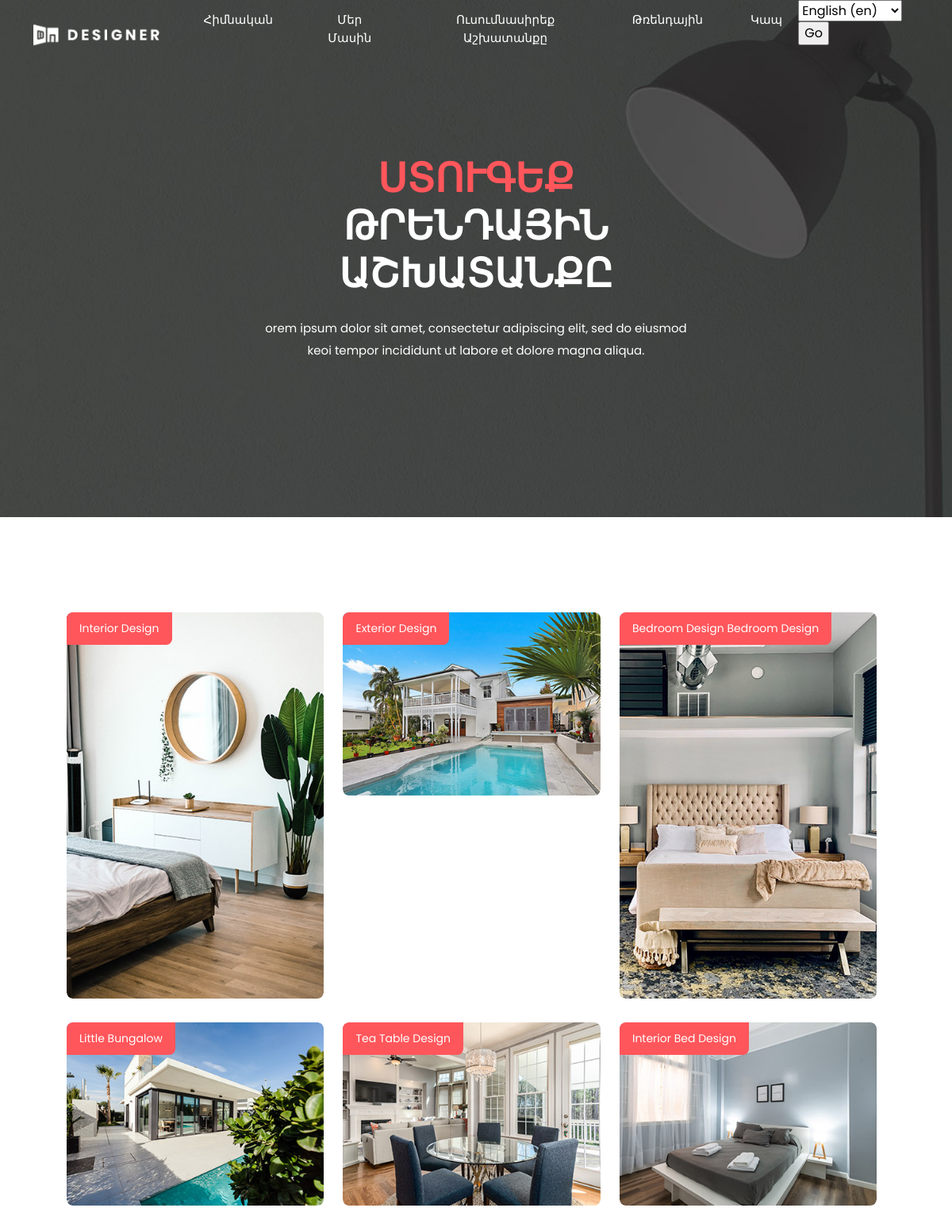
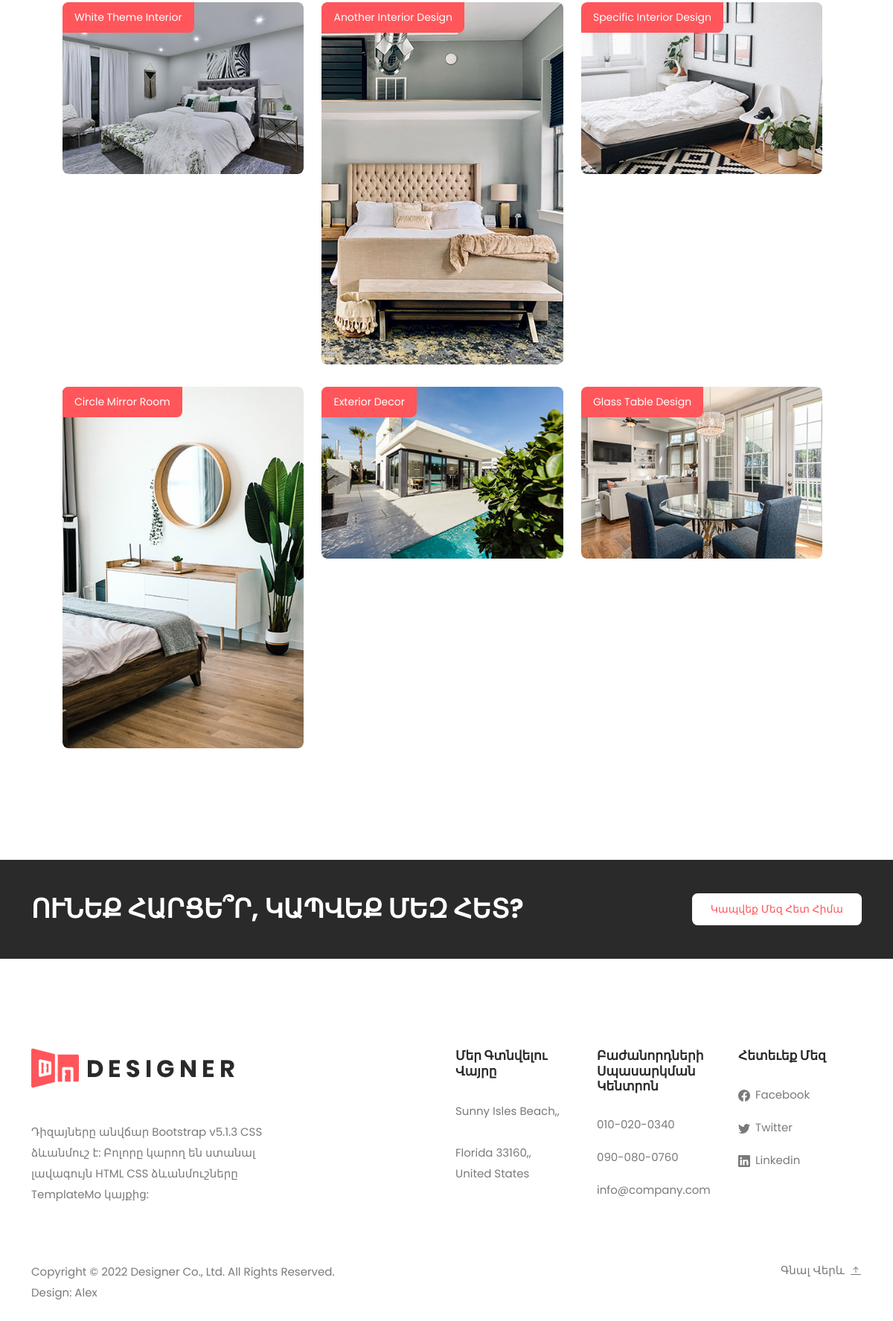
The page /trending/ on the database its author committed (2 pictures, top to bottom).
### main/models.py (models this page shows)
class Header(models.Model):
    img = models.ImageField('Header Logo Image', upload_to='images')
    path1 = models.CharField('Header Path 1', max_length=25)
    path2 = models.CharField('Header Path 2', max_length=25)
    path3 = models.CharField('Header Path 3', max_length=25)
    path4 = models.CharField('Header Path 4', max_length=25)
    path5 = models.CharField('Header Path 5', max_length=25)
    class Meta:
        verbose_name = 'Header'
        verbose_name_plural = 'Header'

class TrendingTitle(models.Model):
    title1 = models.CharField('Trending Title 1', max_length=20)
    title2 = models.CharField('Trending Title 2', max_length=20)
    text = models.TextField('Trending Text')
    class Meta:
        verbose_name = 'TrendingTitle'
        verbose_name_plural = 'TrendingTitle'

class TrendingContentList(models.Model):
    title = models.CharField('Trending Content List Title', max_length=30)
    subtitle = models.CharField('Trending Content List Subtitle', max_length=50)
    img = models.ImageField('Trending Content List Image', upload_to='images')

class TrendingLastContent(models.Model):
    title = models.CharField('Trending Last Content Title', max_length=80)
    btn_name = models.CharField('Trending Last Content Button Name', max_length=40)
    class Meta:
        verbose_name = 'TrendingLastContent'
        verbose_name_plural = 'TrendingLastContent'

class Footer(models.Model):
    img = models.ImageField('Footer Logo Image', upload_to='images')
    text = models.TextField('Footer Text')
    copyright1 = models.CharField('Footer Copyright', max_length=70)
    design = models.CharField('Footer Design', max_length=40)
    title1 = models.CharField('Footer Title 1', max_length=40)
    title2 = models.CharField('Footer Title 2', max_length=40)
    title3 = models.CharField('Footer Title 3', max_length=40)
    title4 = models.CharField('Footer Title 4', max_length=40)
    subtitle1 = models.CharField('Footer SubTitle 1', max_length=40)
    subtitle2 = models.CharField('Footer SubTitle 2', max_length=40)
    subtitle3 = models.CharField('Footer SubTitle 3', max_length=40)
    subtitle4 = models.CharField('Footer SubTitle 4', max_length=40)
    subtitle5 = models.CharField('Footer SubTitle 5', max_length=40)
    subtitle6 = models.CharField('Footer SubTitle 6', max_length=40)
    subtitle7 = models.CharField('Footer SubTitle 7', max_length=40)
    subtitle8 = models.CharField('Footer SubTitle 8', max_length=40)
    subtitle9 = models.CharField('Footer SubTitle 9', max_length=40)
    social1 = models.CharField('Footer Social 1', max_length=30)
    social2 = models.CharField('Footer Social 2', max_length=30)
    social3 = models.CharField('Footer Social 3', max_length=30)
    social_url1 = models.URLField('Footer Social URL1')
    social_url2 = models.URLField('Footer Social URL2')
    social_url3 = models.URLField('Footer Social URL3')
    placeholder = models.CharField('Footer PlaceHolder', max_length=30)
    btn_name = models.CharField('Footer Button Name', max_length=30)
    go_to_top = models.CharField('Footer Go to Top', max_length=30)
    class Meta:
        verbose_name = 'Footer'
        verbose_name_plural = 'Footer'

### main/views.py (the view)
# urls.py: path('trending/', views.trending, name='trending'),
def trending(request):
    trending_title = TrendingTitle.objects.all()[0]
    trending_content_list = TrendingContentList.objects.all()
    trending_last_content = TrendingLastContent.objects.all()[0]
    return render(request, 'main/trending.html', context={
        'header':double_content()[0],
        'home_title':double_content()[1],
        'footer':double_content()[2],
        'trending_title':trending_title,
        'trending_content_list':trending_content_list,
        'trending_last_content':trending_last_content,
    })

### main/views.py (called while the page is built)
def double_content():
    header = Header.objects.all()[0]
    home_title = HomeTitle.objects.all()[0]
    footer = Footer.objects.all()[0]
    return [header, home_title, footer]

### main/templates/main/trending.html (shortened to what this page needs)
{% extends 'main/base.html' %}
{% block body %}
    <div class="page-banner change-name">
        <div class="container">
            <div class="row">
                <div class="col-lg-6 offset-lg-3">
                    <div class="header-text">
                        <h2><em>{{ trending_title.title1 }}</em> {{ trending_title.title2 }}</h2>
                        <p>{{ trending_title.text }}</p>
                    </div>
                </div>
            </div>
        </div>
    </div>
    <section class="trending-page">
        <div class="container expanded">
            <div class="col-lg-12">
                <div class="row grid">
                    {% for i in trending_content_list %}
                        <div class="grid-item">
                            <div class="trending-item">
                                <div class="thumb">
                                    <span class="banner">{{ i.title }}</span>
                                    <img src="{{ i.img.url }}" alt="">
                                </div>
                            </div>
                        </div>
                    {% endfor %}
                </div>
            </div>
        </div>
    </section>
    <section class="call-to-action">
        <div class="container">
            <div class="row">
                <div class="col-lg-8">
                    <h2>{{trending_last_content.title  }}?</h2>
                </div>
                <div class="col-lg-4">
                    <div class="white-button">
                        <a href="{% url 'contact' %}">{{ trending_last_content.btn_name }}</a>
                    </div>
                </div>
            </div>
        </div>
    </section>
{% endblock %}

### main/templates/main/base.html (shortened to what this page needs)
{% load i18n %}
{% load static %}
<!DOCTYPE html>
<html lang="en">
  <head>
    <link href="{% static 'vendor/bootstrap/css/bootstrap.min.css' %}" rel="stylesheet">
    <link rel="stylesheet" href="{% static 'assets/css/fontawesome.css' %}">
    <link rel="stylesheet" href="{% static 'assets/css/templatemo-572-designer.css' %}">
    <link rel="stylesheet" href="{% static 'assets/css/owl.css' %}">
    <link rel="stylesheet" href="{% static 'assets/css/animate.css' %}">
    <link rel="stylesheet"href="https://unpkg.com/swiper@7/swiper-bundle.min.css"/>
  </head>
<body>
  <header id="#top">
      <nav class="main-navigation navbar navbar-expand-lg navbar-light">
          <div class="container">
            <a class="navbar-brand" href="{% url 'index' %}"><img src="{{ header.img.url }}" alt=""></a>
            <div class="collapse navbar-collapse" id="navbarNav">
              <ul class="navbar-nav">
                <li class="nav-item">
                  <a class="nav-link {% if request.path == '/en/' or request.path == '/ru/' or request.path == '/hy/' %}  active {% endif %}" href="{% url 'index' %}">{{ header.path1 }}</a>
                </li>
                <li class="nav-item">
                  <a class="nav-link {% if request.path == '/en/about/' or request.path == '/ru/about/' or request.path == '/hy/about/' %}  active {% endif %}" href="{% url 'about' %}">{{ header.path2 }}</a>
                </li>
                <li class="nav-item">
                  <a class="nav-link {% if request.path == '/en/explore/' or request.path == '/ru/explore/' or request.path == '/hy/explore/' %}  active {% endif %}" href="{% url 'explore' %}">{{ header.path3 }}</a>
                </li>
                <li class="nav-item">
                  <a class="nav-link {% if request.path == '/en/trending/' or request.path == '/ru/trending/' or request.path == '/hy/trending/' %}  active {% endif %}" href="{% url 'trending' %}">{{ header.path4 }}</a>
                </li>
                <li class="nav-item">
                  <a class="nav-link {% if request.path == '/en/contact/' or request.path == '/ru/contact/' or request.path == '/hy/contact/' %}  active {% endif %}" href="{% url 'contact' %}">{{ header.path5 }}</a>
                </li>
                <li>
                    <form action="{% url 'set_language' %}" method="post">{% csrf_token %}
                    <select name="language">
                        {% get_current_language as LANGUAGE_CODE %}
                        {% get_available_languages as LANGUAGES %}
                        {% get_language_info_list for LANGUAGES as languages %}{% for language in languages %}
                    <option value="{{ language.code }}"{% if language.code == LANGUAGE_CODE %}
                    selected{% endif %}>
                        {{ language.name_local }} ({{ language.code }})
                    </option>
                        {% endfor %}
                    </select>
                    <input type="submit" value="Go">
                    </form>
                </li>
              </ul>
            </div>
          </div>
      </nav>
  </header>
  {% block body %}{% endblock %}
  <footer>
      <div class="container">
          <div class="row">
              <div class="col-lg-4">
                  <div class="about-widget">
                      <img src="{{ footer.img.url }}" alt="designer template by TemplateMo">
                      <p>{{ footer.text }}</p>
                  </div>
              </div>
              <div class="col-lg-2 offset-lg-2">
                  <div class="location-widget">
                      <h4>{{ footer.title1 }}</h4>
                      <p>{{ footer.subtitle1 }}, <br><br>{{ footer.subtitle2 }}, <br>{{ footer.subtitle3 }}</p>
                  </div>
              </div>
              <div class="col-lg-2">
                  <div class="customer-care">
                      <h4>{{ footer.title2 }}</h4>
                      <ul class="info">
                          <li><a href="#">{{ footer.subtitle4 }}</a></li>
                          <li><a href="#">{{ footer.subtitle5 }}</a></li>
                          <li><a href="#">{{ footer.subtitle6 }}</a></li>
                      </ul>
                  </div>
              </div>
              <div class="col-lg-2">
                  <div class="follow-us">
                      <h4>{{ footer.title3 }}</h4>
                      <ul class="social-links">
                          <li>
                              <a href="{{ footer.social_url1 }}">
                                  <svg xmlns="http://www.w3.org/2000/svg" width="16" height="16" fill="currentColor" class="bi bi-{{ footer.social1 }}" viewBox="0 0 16 16">
                                      <path d="M16 8.049c0-4.446-3.582-8.05-8-8.05C3.58 0-.002 3.603-.002 8.05c0 4.017 2.926 7.347 6.75 7.951v-5.625h-2.03V8.05H6.75V6.275c0-2.017 1.195-3.131 3.022-3.131.876 0 1.791.157 1.791.157v1.98h-1.009c-.993 0-1.303.621-1.303 1.258v1.51h2.218l-.354 2.326H9.25V16c3.824-.604 6.75-3.934 6.75-7.951z"/>
                                  </svg>
                                  {{ footer.subtitle7 }}
                              </a>
                          </li>
                          <li>
                              <a href="{{ footer.social_url2 }}">
                                  <svg xmlns="http://www.w3.org/2000/svg" width="16" height="16" fill="currentColor" class="bi bi-{{ footer.social2 }}" viewBox="0 0 16 16">
                                      <path d="M5.026 15c6.038 0 9.341-5.003 9.341-9.334 0-.14 0-.282-.006-.422A6.685 6.685 0 0 0 16 3.542a6.658 6.658 0 0 1-1.889.518 3.301 3.301 0 0 0 1.447-1.817 6.533 6.533 0 0 1-2.087.793A3.286 3.286 0 0 0 7.875 6.03a9.325 9.325 0 0 1-6.767-3.429 3.289 3.289 0 0 0 1.018 4.382A3.323 3.323 0 0 1 .64 6.575v.045a3.288 3.288 0 0 0 2.632 3.218 3.203 3.203 0 0 1-.865.115 3.23 3.23 0 0 1-.614-.057 3.283 3.283 0 0 0 3.067 2.277A6.588 6.588 0 0 1 .78 13.58a6.32 6.32 0 0 1-.78-.045A9.344 9.344 0 0 0 5.026 15z"/>
                                  </svg>
                                  {{ footer.subtitle8 }}
                              </a>
                          </li>
                          <li>
                              <a href="{{ footer.social_url3 }}">
                                  <svg xmlns="http://www.w3.org/2000/svg" width="16" height="16" fill="currentColor" class="bi bi-{{ footer.social3 }}" viewBox="0 0 16 16">
                                      <path d="M0 1.146C0 .513.526 0 1.175 0h13.65C15.474 0 16 .513 16 1.146v13.708c0 .633-.526 1.146-1.175 1.146H1.175C.526 16 0 15.487 0 14.854V1.146zm4.943 12.248V6.169H2.542v7.225h2.401zm-1.2-8.212c.837 0 1.358-.554 1.358-1.248-.015-.709-.52-1.248-1.342-1.248-.822 0-1.359.54-1.359 1.248 0 .694.521 1.248 1.327 1.248h.016zm4.908 8.212V9.359c0-.216.016-.432.08-.586.173-.431.568-.878 1.232-.878.869 0 1.216.662 1.216 1.634v3.865h2.401V9.25c0-2.22-1.184-3.252-2.764-3.252-1.274 0-1.845.7-2.165 1.193v.025h-.016a5.54 5.54 0 0 1 .016-.025V6.169h-2.4c.03.678 0 7.225 0 7.225h2.4z"/>
                                  </svg>
                                  {{ footer.subtitle9 }}
                              </a>
                          </li>
                      </ul>
                  </div>
              </div>
              <div class="col-lg-12">
                  <div class="sub-footer">
                      <div class="row">
                          <div class="col-lg-6">
                              <p>{{ footer.copyright1 }}
                              <br>{{ footer.design }}</p>
                          </div>
                          <div class="col-lg-6">
                              <a href="#top" class="scroll-to-top">
                                {{ footer.go_to_top }}
                              </a>
                          </div>
                      </div>
                  </div>
              </div>
          </div>
      </div>
  </footer>
</body>
</html>

### rows shown on the page
Header: img (picture), path1 "Հիմնական", path2 "Մեր Մասին", path3 "Ուսումնասիրեք Աշխատանքը", path4 "Թռենդային", path5 "Կապ"
TrendingTitle: title1 "ՍՏՈՒԳԵՔ", title2 "ԹՐԵՆԴԱՅԻՆ ԱՇԽԱՏԱՆՔԸ", text "orem ipsum dolor sit amet, consectetur adipiscing elit, sed do eiusmod keoi tempor incididunt ut labore et dolore magna aliqua."
TrendingContentList: title "Interior Design", img (picture)
TrendingContentList: title "Exterior Design", img (picture)
TrendingContentList: title "Bedroom Design Bedroom Design", img (picture)
TrendingContentList: title "Little Bungalow", img (picture)
TrendingContentList: title "Tea Table Design", img (picture)
TrendingContentList: title "Interior Bed Design", img (picture)
TrendingContentList: title "White Theme Interior", img (picture)
TrendingContentList: title "Another Interior Design", img (picture)
TrendingContentList: title "Specific Interior Design", img (picture)
TrendingContentList: title "Circle Mirror Room", img (picture)
TrendingContentList: title "Exterior Decor", img (picture)
TrendingContentList: title "Glass Table Design", img (picture)
TrendingLastContent: title "ՈՒՆԵՔ ՀԱՐՑԵ՞Ր, ԿԱՊՎԵՔ ՄԵԶ ՀԵՏ", btn_name "Կապվեք Մեզ Հետ Հիմա"
Footer: img (picture), text "Դիզայները անվճար Bootstrap v5.1.3 CSS ձևանմուշ է: Բոլորը կարող են ստանալ լավագույն HTML CSS ձևանմուշները TemplateMo կայքից:", title1 "Մեր Գտնվելու Վայրը", subtitle1 "Sunny Isles Beach,", subtitle2 "Florida 33160,", subtitle3 "United States", title2 "Բաժանորդների Սպասարկման Կենտրոն", subtitle4 "010-020-0340", subtitle5 "090-080-0760", subtitle6 "info@company.com", title3 "Հետեւեք Մեզ", subtitle7 "Facebook", subtitle8 "Twitter", subtitle9 "Linkedin", copyright1 "Copyright © 2022 Designer Co., Ltd. All Rights Reserved.", design "Design: Alex", go_to_top "Գնալ Վերև"

### other values the page prints
form field language "English (en)"
